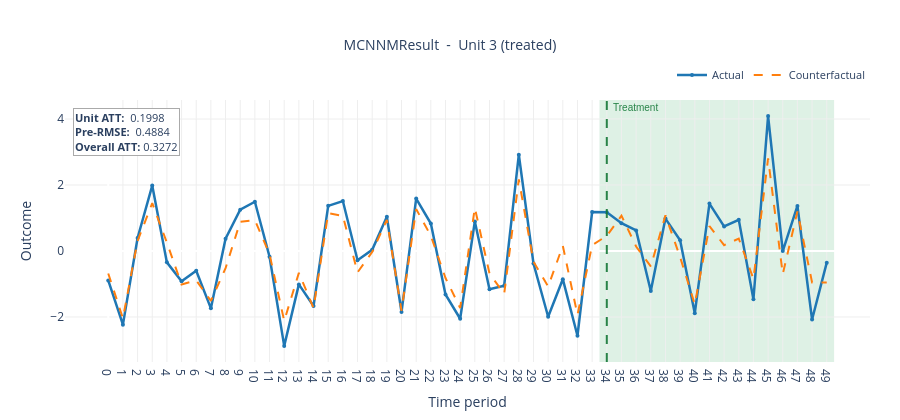

The code cell stored with this chart in its notebook:
### Code cell
# MC-NNM — treated unit
res_mcnnm.plot_actual_vs_counterfactual(
    unit=unit_to_plot,
    unit_label=f"Unit {unit_to_plot} (treated)",
    time_labels=list(range(T)),
).show()

### Figure 1 — Plotly figure (JSON) as saved in the notebook; plotly's stock layout.template omitted (floating-point values rounded to 4 significant figures)
{"data": [{"hovertemplate": "t=%{x}  actual=%{y:.4g}<extra></extra>", "line": {"color": "#1f77b4", "width": 2.5}, "marker": {"size": 4}, "mode": "lines+markers", "name": "Actual", "type": "scatter", "x": [0, 1, 2, 3, 4, 5, 6, 7, 8, 9, 10, 11, 12, 13, 14, 15, 16, 17, 18, 19, 20, 21, 22, 23, 24, 25, 26, 27, 28, 29, 30, 31, 32, 33, 34, 35, 36, 37, 38, 39, 40, 41, 42, 43, 44, 45, 46, 47, 48, 49], "y": [-0.8908, -2.232, 0.3927, 1.982, -0.3447, -0.9207, -0.5991, -1.738, 0.3704, 1.25, 1.492, -0.1759, -2.876, -1.013, -1.666, 1.368, 1.514, -0.2799, 0.03539, 1.037, -1.851, 1.588, 0.8325, -1.318, -2.054, 0.8935, -1.159, -1.052, 2.918, -0.3782, -1.992, -0.8544, -2.569, 1.178, 1.173, 0.8434, 0.6233, -1.213, 0.9818, 0.3266, -1.887, 1.437, 0.743, 0.9459, -1.462, 4.088, -0.002569, 1.364, -2.078, -0.3531]}, {"hovertemplate": "t=%{x}  counterfactual=%{y:.4g}<extra></extra>", "line": {"color": "#ff7f0e", "dash": "dash", "width": 2}, "mode": "lines", "name": "Counterfactual", "type": "scatter", "x": [0, 1, 2, 3, 4, 5, 6, 7, 8, 9, 10, 11, 12, 13, 14, 15, 16, 17, 18, 19, 20, 21, 22, 23, 24, 25, 26, 27, 28, 29, 30, 31, 32, 33, 34, 35, 36, 37, 38, 39, 40, 41, 42, 43, 44, 45, 46, 47, 48, 49], "y": [-0.6824, -2.04, 0.3051, 1.45, 0.2509, -1.016, -0.8912, -1.511, -0.5208, 0.882, 0.9351, -0.09853, -2.118, -0.6641, -1.727, 1.148, 1.064, -0.6482, -0.03274, 0.9435, -1.81, 1.27, 0.4595, -0.8201, -1.726, 1.306, -0.6809, -1.304, 2.169, -0.3282, -1.078, 0.1593, -1.934, 0.1765, 0.4586, 1.071, 0.1353, -0.4668, 1.08, -0.1858, -1.615, 0.7542, 0.1762, 0.3735, -0.8437, 2.805, -0.7, 1.197, -0.9533, -0.9529]}], "layout": {"annotations": [{"font": {"color": "rgba(20, 120, 55, 0.90)", "family": "Arial", "size": 10}, "showarrow": false, "text": "Treatment", "x": 34.3, "xanchor": "left", "xref": "x", "y": 1, "yanchor": "top", "yref": "paper"}, {"align": "left", "bgcolor": "rgba(255,255,255,0.90)", "bordercolor": "#aaaaaa", "borderwidth": 1, "font": {"size": 11}, "showarrow": false, "text": "<b>Unit ATT:</b>  0.1998<br><b>Pre-RMSE:</b>  0.4884<br><b>Overall ATT:</b> 0.3272", "x": 0.01, "xanchor": "left", "xref": "paper", "y": 0.97, "yanchor": "top", "yref": "paper"}], "height": 420, "hovermode": "x unified", "legend": {"font": {"size": 11}, "orientation": "h", "x": 1, "xanchor": "right", "y": 1.04, "yanchor": "bottom"}, "margin": {"b": 55, "l": 65, "r": 30, "t": 100}, "paper_bgcolor": "white", "plot_bgcolor": "white", "shapes": [{"fillcolor": "rgba(34, 160, 80, 0.15)", "layer": "below", "line": {"width": 0}, "type": "rect", "x0": 33.5, "x1": 49.5, "xref": "x", "y0": 0, "y1": 1, "yref": "y domain"}, {"line": {"color": "rgba(20, 120, 55, 0.90)", "dash": "dash", "width": 2}, "type": "line", "x0": 34, "x1": 34, "xref": "x", "y0": 0, "y1": 1, "yref": "y domain"}], "title": {"font": {"size": 14}, "text": "MCNNMResult  -  Unit 3 (treated)", "x": 0.5, "xanchor": "center"}, "xaxis": {"gridcolor": "#eeeeee", "showgrid": true, "ticktext": ["0", "1", "2", "3", "4", "5", "6", "7", "8", "9", "10", "11", "12", "13", "14", "15", "16", "17", "18", "19", "20", "21", "22", "23", "24", "25", "26", "27", "28", "29", "30", "31", "32", "33", "34", "35", "36", "37", "38", "39", "40", "41", "42", "43", "44", "45", "46", "47", "48", "49"], "tickvals": [0, 1, 2, 3, 4, 5, 6, 7, 8, 9, 10, 11, 12, 13, 14, 15, 16, 17, 18, 19, 20, 21, 22, 23, 24, 25, 26, 27, 28, 29, 30, 31, 32, 33, 34, 35, 36, 37, 38, 39, 40, 41, 42, 43, 44, 45, 46, 47, 48, 49], "title": {"text": "Time period"}}, "yaxis": {"gridcolor": "#eeeeee", "showgrid": true, "title": {"text": "Outcome"}}}}
